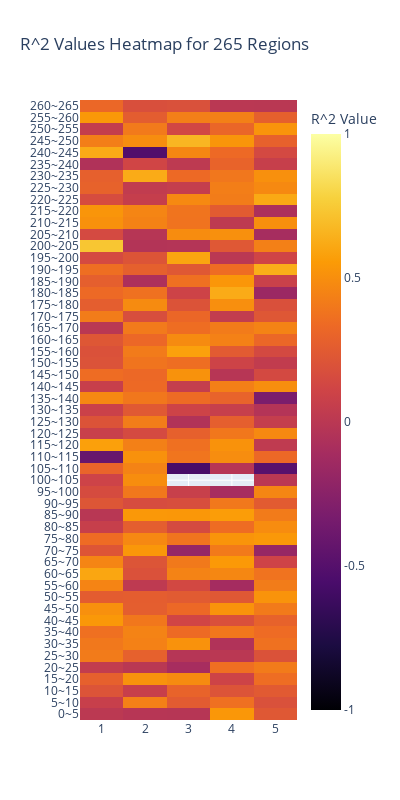

Source (notebook cell):
### Code cell
region_r2_dict = dict(zip(best_results.keys(), [best_results[r]['LSTM']['R^2'] for r in best_results.keys()]))

num_cols = 5
num_rows = (len(region_r2_dict) // num_cols) + int(len(region_r2_dict) % num_cols != 0)

matrix = np.full((num_rows, num_cols), np.nan)
for idx, r2 in region_r2_dict.items():
    row = (idx - 1) // num_cols
    col = (idx - 1) % num_cols
    matrix[row, col] = r2

heatmap = go.Heatmap(
    z=matrix,
    colorscale='Inferno',
    colorbar=dict(title='R^2 Value', tickvals=[-1, -0.5, 0, 0.5, 1], ticktext=['-1', '-0.5', '0', '0.5', '1']),
    zmin=-1,
    zmax=1
)

fig = go.Figure(heatmap)

fig.update_layout(
    title='R^2 Values Heatmap for 265 Regions',
    xaxis=dict(
        tickvals=list(range(num_cols)),
        ticktext=[str(i + 1) for i in range(num_cols)],
        showticklabels=True
    ),
    yaxis=dict(
        tickvals=list(range(num_rows)),
        ticktext=[f'{(i*5+1)}~{(i*5+5)}' for i in range(num_rows)],
        showticklabels=True
    ),
    height=800,
    width=400,
    showlegend=False
)

fig.show()

### Figure 1 — Plotly figure (JSON) as saved in the notebook; plotly's stock layout.template omitted (floating-point values rounded to 4 significant figures; data arrays with more than 128 entries replaced by an {"elided": "..."} marker saying what was removed)
{"data": [{"colorbar": {"ticktext": ["-1", "-0.5", "0", "0.5", "1"], "tickvals": [-1, -0.5, 0, 0.5, 1], "title": {"text": "R^2 Value"}}, "colorscale": [[0, "#000004"], [0.1111, "#1b0c41"], [0.2222, "#4a0c6b"], [0.3333, "#781c6d"], [0.4444, "#a52c60"], [0.5556, "#cf4446"], [0.6667, "#ed6925"], [0.7778, "#fb9b06"], [0.8889, "#f7d13d"], [1, "#fcffa4"]], "type": "heatmap", "z": {"elided": "53x5 float values"}, "zmax": 1, "zmin": -1}], "layout": {"height": 800, "showlegend": false, "title": {"text": "R^2 Values Heatmap for 265 Regions"}, "width": 400, "xaxis": {"showticklabels": true, "ticktext": ["1", "2", "3", "4", "5"], "tickvals": [0, 1, 2, 3, 4]}, "yaxis": {"showticklabels": true, "ticktext": ["0~5", "5~10", "10~15", "15~20", "20~25", "25~30", "30~35", "35~40", "40~45", "45~50", "50~55", "55~60", "60~65", "65~70", "70~75", "75~80", "80~85", "85~90", "90~95", "95~100", "100~105", "105~110", "110~115", "115~120", "120~125", "125~130", "130~135", "135~140", "140~145", "145~150", "150~155", "155~160", "160~165", "165~170", "170~175", "175~180", "180~185", "185~190", "190~195", "195~200", "200~205", "205~210", "210~215", "215~220", "220~225", "225~230", "230~235", "235~240", "240~245", "245~250", "250~255", "255~260", "260~265"], "tickvals": [0, 1, 2, 3, 4, 5, 6, 7, 8, 9, 10, 11, 12, 13, 14, 15, 16, 17, 18, 19, 20, 21, 22, 23, 24, 25, 26, 27, 28, 29, 30, 31, 32, 33, 34, 35, 36, 37, 38, 39, 40, 41, 42, 43, 44, 45, 46, 47, 48, 49, 50, 51, 52]}}}
